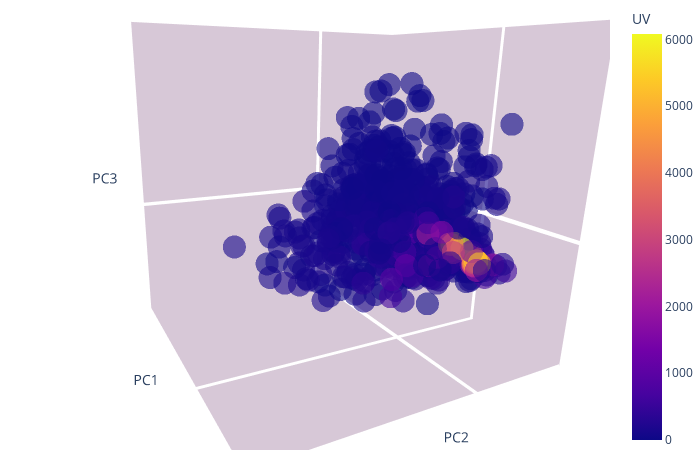

The code cell stored with this chart in its notebook:
### Code cell
fig = px.scatter_3d(X_pca, x='PC1', y='PC2', z='PC3',
              color= objective_name, size_max = 20, opacity = 0.6)

# tight layout
fig.update_layout(margin=dict(l=0, r=0, b=0, t=0))

fig.update_layout(
    autosize = False,
    scene = dict(
        xaxis = dict(autorange=False, 
                     nticks=3, 
                     range=[-2.5,4],
                     backgroundcolor="rgb(215, 200,215)",
                     gridcolor="white",
                     gridwidth = 2,
                     linecolor = "rgb(255, 255, 255)",
                     linewidth = 10,
                     showbackground=True,
                     zerolinecolor="rgb(255, 255, 255)",
                     zeroline = True,
                     zerolinewidth = 10,
                     showgrid = True,
                     visible = True,
                     showticklabels = False),
        yaxis = dict(autorange=False, 
                     nticks=3, 
                     range=[-2.4,5],
                     backgroundcolor="rgb(215, 200,215)",
                     gridcolor="white",
                     gridwidth = 2,
                     linecolor = "rgb(255, 255, 255)",
                     linewidth = 10,
                     showbackground=True,
                     zerolinecolor="rgb(255, 255, 255)",
                     zeroline = True,
                     zerolinewidth = 10,
                     showgrid = True,
                     visible = True,
                      showticklabels = False),
        zaxis = dict(autorange=False, 
                     nticks=3, 
                     range=[-3,4.5],
                     backgroundcolor="rgb(215, 200,215)",
                     gridcolor="white",
                     gridwidth = 2,
                     linecolor = "rgb(255, 255, 255)",
                     linewidth = 10,
                     showbackground=True,
                     zerolinecolor="rgb(255, 255, 255)",
                     zeroline = True,
                     zerolinewidth = 10,
                     showgrid = True,
                     visible = True,
                     showticklabels = False)
                ),
    
    scene_camera = dict(
        up=dict(x=0, y=0, z=1),
        center=dict(x=0, y=0, z=0),
        eye=dict(x=-1.2, y=1.56, z=1.92))
)

### Figure 1 — Plotly figure (JSON) as saved in the notebook; plotly's stock layout.template omitted (floating-point values rounded to 4 significant figures; data arrays with more than 128 entries replaced by an {"elided": "..."} marker saying what was removed)
{"data": [{"hovertemplate": "PC1=%{x}<br>PC2=%{y}<br>PC3=%{z}<br>UV=%{marker.color}<extra></extra>", "legendgroup": "", "marker": {"color": {"elided": "672 float values"}, "coloraxis": "coloraxis", "opacity": 0.6, "symbol": "circle"}, "mode": "markers", "name": "", "scene": "scene", "showlegend": false, "type": "scatter3d", "x": {"elided": "672 float values"}, "y": {"elided": "672 float values"}, "z": {"elided": "672 float values"}}], "layout": {"autosize": false, "coloraxis": {"colorbar": {"title": {"text": "UV"}}, "colorscale": [[0, "#0d0887"], [0.1111, "#46039f"], [0.2222, "#7201a8"], [0.3333, "#9c179e"], [0.4444, "#bd3786"], [0.5556, "#d8576b"], [0.6667, "#ed7953"], [0.7778, "#fb9f3a"], [0.8889, "#fdca26"], [1, "#f0f921"]]}, "dragmode": "zoom", "height": 450, "legend": {"tracegroupgap": 0}, "margin": {"b": 0, "l": 0, "r": 0, "t": 0}, "scene": {"aspectmode": "auto", "aspectratio": {"x": 0.9609, "y": 1.038, "z": 1.003}, "camera": {"center": {"x": 0.1191, "y": 0.05727, "z": -0.1374}, "eye": {"x": -1.428, "y": 0.8724, "z": 0.3729}, "projection": {"type": "perspective"}, "up": {"x": 0.2555, "y": -0.1158, "z": 0.9598}}, "domain": {"x": [0, 1], "y": [0, 1]}, "dragmode": "zoom", "xaxis": {"autorange": false, "backgroundcolor": "rgb(215, 200,215)", "gridcolor": "white", "gridwidth": 2, "linecolor": "rgb(255, 255, 255)", "linewidth": 10, "nticks": 3, "range": [-2.5, 4], "showbackground": true, "showgrid": true, "showticklabels": false, "title": {"text": "PC1"}, "type": "linear", "visible": true, "zeroline": true, "zerolinecolor": "rgb(255, 255, 255)", "zerolinewidth": 10}, "yaxis": {"autorange": false, "backgroundcolor": "rgb(215, 200,215)", "gridcolor": "white", "gridwidth": 2, "linecolor": "rgb(255, 255, 255)", "linewidth": 10, "nticks": 3, "range": [-2.4, 5], "showbackground": true, "showgrid": true, "showticklabels": false, "title": {"text": "PC2"}, "type": "linear", "visible": true, "zeroline": true, "zerolinecolor": "rgb(255, 255, 255)", "zerolinewidth": 10}, "zaxis": {"autorange": false, "backgroundcolor": "rgb(215, 200,215)", "gridcolor": "white", "gridwidth": 2, "linecolor": "rgb(255, 255, 255)", "linewidth": 10, "nticks": 3, "range": [-3, 4.5], "showbackground": true, "showgrid": true, "showticklabels": false, "title": {"text": "PC3"}, "type": "linear", "visible": true, "zeroline": true, "zerolinecolor": "rgb(255, 255, 255)", "zerolinewidth": 10}}, "width": 700}}
